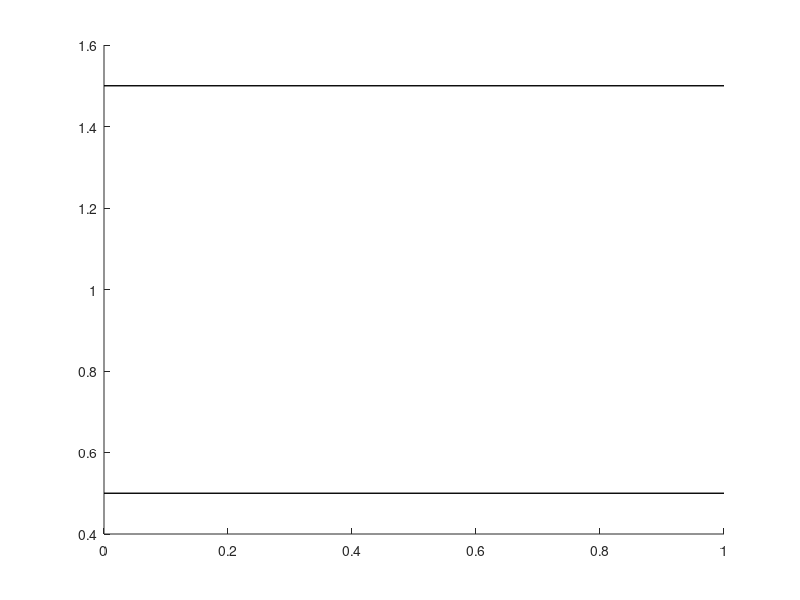

Here is the MATLAB script that generated this plot:
function make_lines_horizontal(line_pos,colorcode,linewidth);
%
% make_lines_horizontal(line_pos,colorcode,linewidth);
%

%if nargin == 0;  help( mfilename ); return; end;

if ~exist( 'line_pos', 'var' ) | isempty( line_pos )
    ylimits = get(gca,'ylim');
    line_pos = round( [ylimits(1):ylimits(2)] );
end

if ~exist('colorcode', 'var')
  colorcode='k';
end
if ~exist('linewidth', 'var')
  linewidth = 1;
end

xlim = get(gca,'xlim');
hold on
for i = 1:length( line_pos );
  hold on
  plot( [xlim(1) xlim(2)], 0.5+line_pos(i)*[1 1], '-',...
	'linewidth',linewidth,...
	'color',colorcode); 
end
hold off
